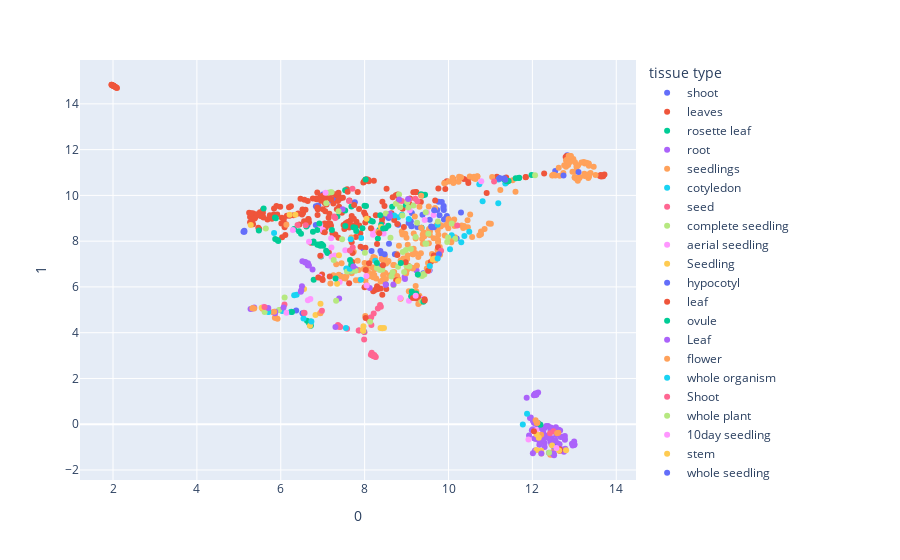
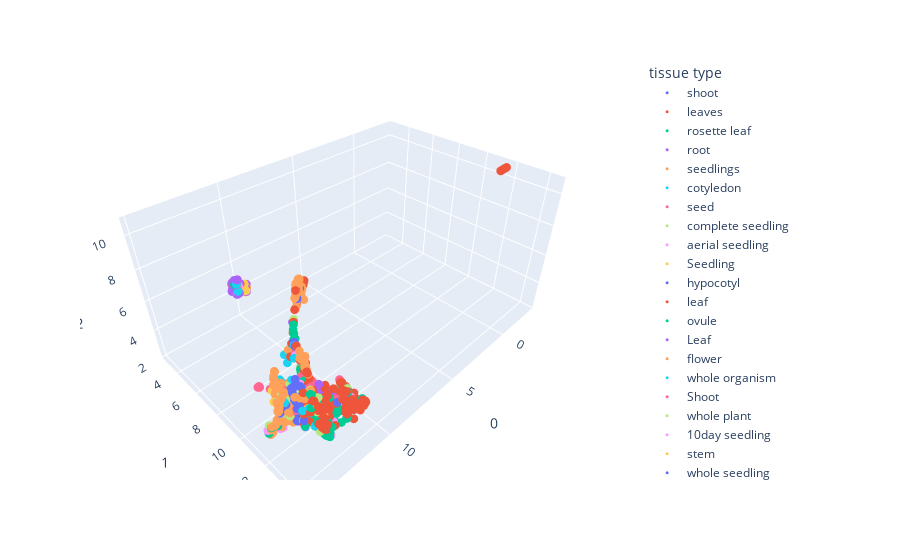

Notebook source saved alongside these figures, in order:
### Code cell
fig_2d = px.scatter(
    proj_2d, x=0, y=1,
    color=dataraw.Tissue, labels={'color': 'tissue type'}
)
fig_3d = px.scatter_3d(
    proj_3d, x=0, y=1, z=2,
    color=dataraw.Tissue, labels={'color': 'tissue type'}
)
fig_3d.update_traces(marker_size=3)

fig_2d.show()
fig_3d.show()
